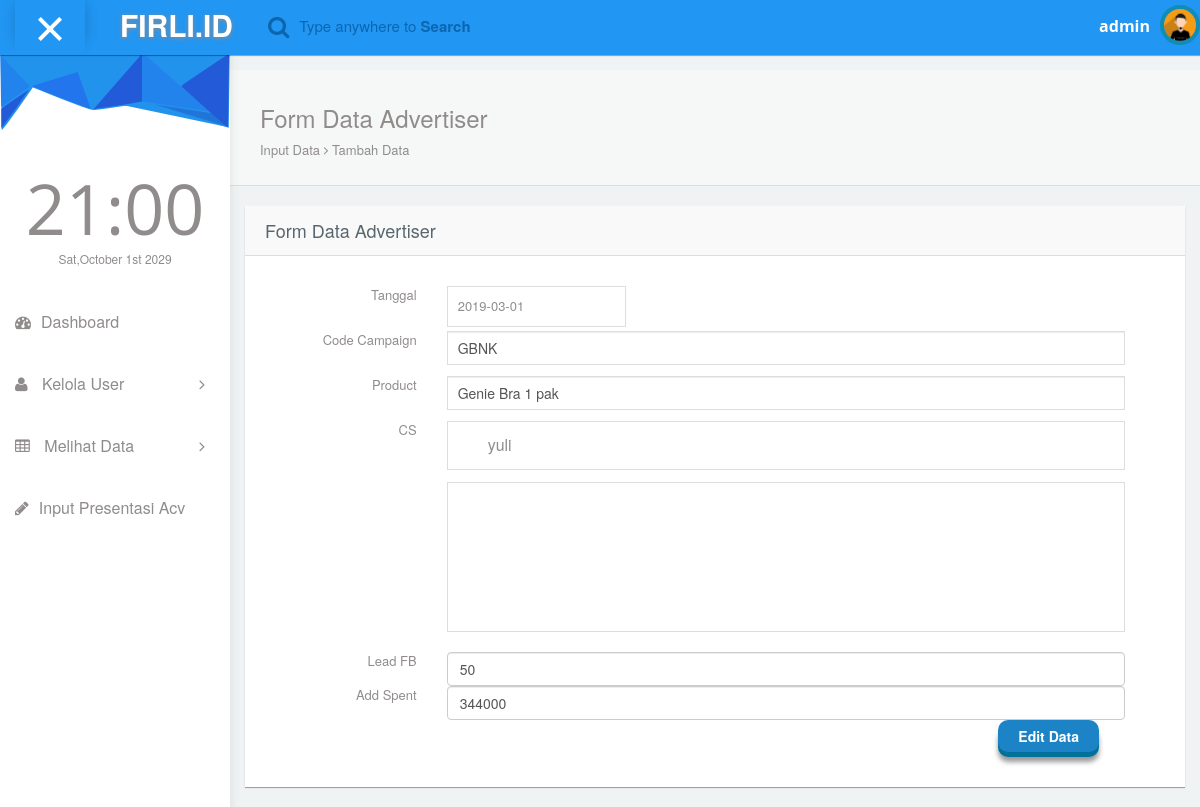
The page /Owner/form_adv.php?edit=4 (signed in) on the database its author committed.
### tables this page shows
CREATE TABLE `ds_ss_jualan` (
  `id_ss_jualan` bigint(200) NOT NULL,
  `tanggal` date NOT NULL,
  `code_campaign` varchar(200) NOT NULL,
  `product` varchar(200) NOT NULL,
  `adv` varchar(200) DEFAULT NULL,
  `cs` varchar(200) DEFAULT NULL,
  `lead_fb` bigint(20) NOT NULL,
  `add_spent` bigint(200) NOT NULL,
  `margin` bigint(20) NOT NULL,
  `kontak` bigint(15) NOT NULL,
  `janji_transfer` bigint(20) NOT NULL,
  `sales` bigint(20) NOT NULL
);

CREATE TABLE `ds_account_cs` (
  `id_account_cs` varchar(200) NOT NULL,
  `username` varchar(200) NOT NULL,
  `nama_cs` varchar(200) NOT NULL,
  `password_cs` varchar(200) NOT NULL
);

### Owner/form_adv.php (the view, shortened to what this page needs)
<?php
	$temp ="";
	if(!isset($_SESSION["username"])){
		header("Location: ../login_adv.php");
	}else if(isset($_SESSION["username"])){
		$temp = explode('_',$_SESSION["username"]);
	}
	if(isset($_GET['edit'])) {
		$id=$_GET['edit'];
	}
	include("../Modul Database/koneksi.php");
	include("../Modul Database/databaseprovider.php");
?>
<!DOCTYPE html>
<html lang="en">
<head>
  <link rel="stylesheet" type="text/css" href="asset/css/bootstrap.min.css">
   <link rel="stylesheet" href="https://cdnjs.cloudflare.com/ajax/libs/flatpickr/4.2.3/flatpickr.css">
  <link rel="stylesheet" href="https://cdnjs.cloudflare.com/ajax/libs/flatpickr/4.2.3/themes/dark.css">
  <link rel="stylesheet" type="text/css" href="asset/css/plugins/font-awesome.min.css"/>
  <link rel="stylesheet" type="text/css" href="asset/css/plugins/datatables.bootstrap.min.css"/>
  <link rel="stylesheet" type="text/css" href="asset/css/plugins/animate.min.css"/>
  <link href="asset/css/style.css" rel="stylesheet">
</head>
<body id="mimin" class="dashboard">
        <nav class="navbar navbar-default header navbar-fixed-top">
          <div class="col-md-12 nav-wrapper">
            <div class="navbar-header" style="width:100%;">
              <div class="opener-left-menu is-open">
                <span class="bottom"></span>
              </div>
                <a href="index_adv.php" class="navbar-brand">
                 <b>FIRLI.ID</b>
                </a>
              <ul class="nav navbar-nav search-nav">
                <li>
                   <div class="search">
                    <span class="fa fa-search icon-search" style="font-size:23px;"></span>
                    <div class="form-group form-animate-text">
                      <input type="text" class="form-text" required>
                      <label class="label-search">Type anywhere to <b>Search</b> </label>
                    </div>
                  </div>
                </li>
              </ul>
              <ul class="nav navbar-nav navbar-right user-nav">
                <li class="user-name"><span>		<?php
								if(isset($_SESSION["username"])){
									echo $temp[0];
								}
							?></span></li>
                  <li class="dropdown avatar-dropdown">
                   <img src="asset/img/avatar.jpg" class="img-circle avatar" alt="user name" data-toggle="dropdown" aria-haspopup="true" aria-expanded="true"/>
                </li>
              </ul>
            </div>
          </div>
        </nav>
      <div class="container-fluid mimin-wrapper">
              <div id="left-menu">
              <div class="sub-left-menu scroll">
                <ul class="nav nav-list">
                    <li><div class="left-bg"></div></li>
                    <li class="time">
                      <h1 class="animated fadeInLeft">21:00</h1>
                      <p class="animated fadeInRight">Sat,October 1st 2029</p>
                    </li>
                    <li >
                        <a href="index_own.php">
                           <span class="fa fa-dashboard"></span>Dashboard
                        </a>
                    </li>
                    <li ><a class="tree-toggle nav-header"><span class="fa fa-user"></span> Kelola User<span class="fa-angle-right fa right-arrow text-right"></span> </a>
                    </li>
                    <li ><a class="tree-toggle nav-header"><span class="fa fa-table"></span> Melihat Data<span class="fa-angle-right fa right-arrow text-right"></span> </a>
                    </li>
                    <li >
                        <a href="input_target.php">
                           <span class="fa fa-pencil"></span>Input Presentasi Acv
                        </a>
                    </li>
                  </ul>
                </div>
            </div>
            <div id="content">
                <div class="panel box-shadow-none content-header">
                  <div class="panel-body">
                    <div class="col-md-12">
                        <h3 class="animated fadeInLeft">Form Data Advertiser</h3>
                        <p class="animated fadeInDown">
                          Input Data <span class="fa-angle-right fa"></span> Tambah Data
                        </p>
                    </div>
                  </div>
                </div>
                <div class="form-element">
                  <div class="col-md-12 padding-0">
                    <div class="col-md-12">
                      <div class="panel form-element-padding">
                        <div class="panel-heading">
                         <h4>Form Data Advertiser</h4>
                        </div>
                         <div class="panel-body" style="padding-bottom:20px;">
                          <div class="col-md-12">
								<?php
									$data_jualan = "";
									if($id !="") {
										$query_jualan = mysqli_query($conn,
														"SELECT * FROM ds_ss_jualan
															LEFT JOIN ds_account_cs
															ON ds_ss_jualan.cs = ds_account_cs.id_account_cs
														where id_ss_jualan='$id'");
										$data_jualan = mysqli_fetch_array($query_jualan);
									}
								?>
						   <form onkeypress="return event.keyCode != 13;" id="myForm" method="POST">
								<div class="form-group"><label class="col-sm-2 control-label text-right">Tanggal</label>
								  <div class="col-sm-10"><input name="tanggal" type="text" id="rangeDate" value="<?php echo "$data_jualan[tanggal]" ?>" placeholder="Please select Date Time" data-input></div>
								</div>
								<div class="form-group"><label class="col-sm-2 control-label text-right">Code Campaign</label>
								  <div class="col-sm-10"><input required value="<?php echo ($id == "" ?  "" :"$data_jualan[code_campaign]"); ?>" name="code_campaign" type="text" class="form-control" placeholder="Code Campaign"></div>
								</div>
								<div class="form-group"><label class="col-sm-2 control-label text-right">Product</label>
								  <div class="col-sm-10"><input required value="<?php echo ($id == "" ?  "" :"$data_jualan[product]"); ?>" name="product" type="text" class="form-control" placeholder="Produk"></div>
								</div>
								<div class="form-group"><label class="col-sm-2 control-label text-right">CS</label>
								  <div class="col-sm-10"><input required value="<?php echo ($id == "" ?  "" :"$data_jualan[username]"); ?>" name="cs" type="text" id="searchName" onkeyup="myFunction()" placeholder="Search  for names.." title="Type in a name">
										<div id="list">
										  </div>
										</div>
								</div>
								<div class="form-group"><label class="col-sm-2 control-label text-right">Lead FB</label>
								  <div  class="col-sm-10"><input required value="<?php echo ($id == "" ?  "" :"$data_jualan[lead_fb]"); ?>" name="lead_fb" type="number" class="form-control" placeholder="lead fb"></div>
								</div>
								<div class="form-group"><label class="col-sm-2 control-label text-right">Add Spent</label>
								  <div class="col-sm-10"><input required value="<?php echo ($id == "" ?  "" :"$data_jualan[add_spent]"); ?>" name="add_spent" type="number" class="form-control" placeholder="add sepnt"></div>
								</div>
								<div class="panel-body">
									<div class="col-sm-10"></div>
									<input type="Submit" class=" btn btn-3d btn-primary" value="<?php echo ($id==""?'Tambah Data':'Edit Data');  ?>" name="tambahData"/>
								</div>
						   </form>
                          </div>
                        </div>
                      </div>
                    </div>
                  </div>
                </div>
      </div>
</body>
</html>
<head>
</head>
<body>
</body>

### Owner/form_adv.php (style rules this page uses)
* { box-sizing: border-box; }
#searchName { background-image: url('/css/searchicon.png'); background-position: 10px 12px; background-repeat: no-repeat; width: 100%; font-size: 16px; padding: 12px 20px 12px 40px; border: 1px solid #ddd; margin-bottom: 12px; }
#list { border: 1px solid #ddd; height :150px; overflow : auto; margin-bottom:20px; }

### rows shown on the page
ds_ss_jualan: tanggal "2019-03-01", code_campaign "GBNK", product "Genie Bra 1 pak", cs "yuli", lead_fb "50", add_spent "344000"

### other values the page prints
$temp[0] "admin"
